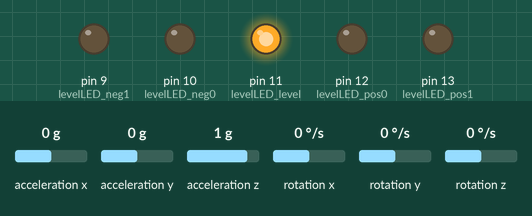
Recording of a sketch running on a simulated Arduino Uno, built with avr-gcc and run on an emulated ATmega328P. Shown: output pins drawn as LEDs (lit = HIGH). Wiring (inferred from the names in the program): MPU-6050 motion sensor at I2C address 0x68. The test bench sets the inputs (shaded band); at power-on: acceleration y 0 g, rotation z 0 °/s, acceleration x 0 g, acceleration z 1 g, rotation x 0 °/s, rotation y 0 °/s. What the sketch prints to the serial monitor is not drawn.

Above: at 5.9 s.
6.0 s: acceleration y set to -0.2 g
At 8.8 s:
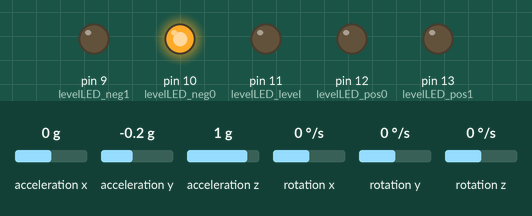
9.0 s: rotation z set to -31 °/s
12.0 s: rotation z set to -37 °/s
15.0 s: acceleration x set to -0.4 g
At 18.77 s:
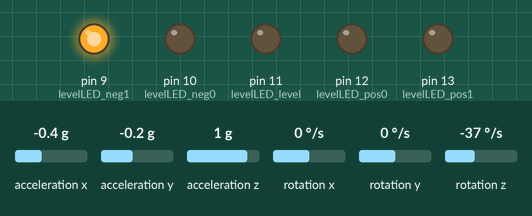
Timing chart, 0 to 19.0 s (numbered marks = the images above; inputs shaded):
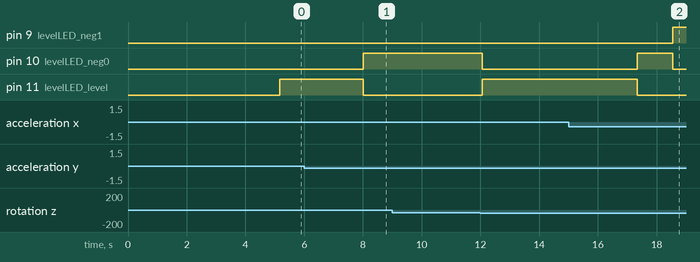

The sketch:

Arduino_Level__working_ish.ino
```cpp
/*
  Electronic Level
  mpu-6050-level.ino
  Uses MPU-6050 IMU
  Displays on 128x64 OLED and LED (not used in our code)

  DroneBot Workshop 2019
  https://dronebotworkshop.com
*/

// Include Wire Library for I2C
#include <Wire.h>


// Level LEDs
int levelLED_neg1 = 9;
int levelLED_neg0 = 10;
int levelLED_level = 11;
int levelLED_pos0 = 12;
int levelLED_pos1 = 13;


//Variables for Gyroscope
int gyro_x, gyro_y, gyro_z;
long gyro_x_cal, gyro_y_cal, gyro_z_cal;
boolean set_gyro_angles;

long acc_x, acc_y, acc_z, acc_total_vector;
float angle_roll_acc, angle_pitch_acc;

float angle_pitch, angle_roll;
int angle_pitch_buffer, angle_roll_buffer;
float angle_pitch_output, angle_roll_output;

// Setup timers and temp variables
long loop_timer;
int temp;

// Display counter
int displaycount = 0;

void setup() {

  //Start I2C
  Wire.begin();


  // Set Level LEDs as outputs
  pinMode(levelLED_neg1, OUTPUT);
  pinMode(levelLED_neg0, OUTPUT);
  pinMode(levelLED_level, OUTPUT);
  pinMode(levelLED_pos0, OUTPUT);
  pinMode(levelLED_pos1, OUTPUT);


  //Setup the registers of the MPU-6050
  setup_mpu_6050_registers();

  //Read the raw acc and gyro data from the MPU-6050 1000 times
  for (int cal_int = 0; cal_int < 1000 ; cal_int ++){
    read_mpu_6050_data();
    //Add the gyro x offset to the gyro_x_cal variable
    gyro_x_cal += gyro_x;
    //Add the gyro y offset to the gyro_y_cal variable
    gyro_y_cal += gyro_y;
    //Add the gyro z offset to the gyro_z_cal variable
    gyro_z_cal += gyro_z;
    //Delay 3us to have 250Hz for-loop
    delay(3);
  }

  // Divide all results by 1000 to get average offset
  gyro_x_cal /= 1000;
  gyro_y_cal /= 1000;
  gyro_z_cal /= 1000;

  // Start Serial Monitor
  Serial.begin(115200);

  // Init Timer
  loop_timer = micros();
}

void loop(){

  // Get data from MPU-6050
  read_mpu_6050_data();

  //Subtract the offset values from the raw gyro values
  gyro_x -= gyro_x_cal;
  gyro_y -= gyro_y_cal;
  gyro_z -= gyro_z_cal;

  //Gyro angle calculations . Note 0.0000611 = 1 / (250Hz x 65.5)

  //Calculate the traveled pitch angle and add this to the angle_pitch variable
  angle_pitch += gyro_x * 0.0000611;
  //Calculate the traveled roll angle and add this to the angle_roll variable
  //0.000001066 = 0.0000611 * (3.142(PI) / 180degr) The Arduino sin function is in radians
  angle_roll += gyro_y * 0.0000611;

  //If the IMU has yawed transfer the roll angle to the pitch angle
  angle_pitch += angle_roll * sin(gyro_z * 0.000001066);
  //If the IMU has yawed transfer the pitch angle to the roll angle
  angle_roll -= angle_pitch * sin(gyro_z * 0.000001066);

  //Accelerometer angle calculations

  //Calculate the total accelerometer vector
  acc_total_vector = sqrt((acc_x*acc_x)+(acc_y*acc_y)+(acc_z*acc_z));

  //57.296 = 1 / (3.142 / 180) The Arduino asin function is in radians
  //Calculate the pitch angle
  angle_pitch_acc = asin((float)acc_y/acc_total_vector)* 57.296;
  //Calculate the roll angle
  angle_roll_acc = asin((float)acc_x/acc_total_vector)* -57.296;

  //Accelerometer calibration value for pitch
  angle_pitch_acc -= 0.0;
  //Accelerometer calibration value for roll
  angle_roll_acc -= 0.0;

  if(set_gyro_angles){

  //If the IMU has been running
  //Correct the drift of the gyro pitch angle with the accelerometer pitch angle
    angle_pitch = angle_pitch * 0.9996 + angle_pitch_acc * 0.0004;
    //Correct the drift of the gyro roll angle with the accelerometer roll angle
    angle_roll = angle_roll * 0.9996 + angle_roll_acc * 0.0004;
  }
  else{
    //IMU has just started
    //Set the gyro pitch angle equal to the accelerometer pitch angle
    angle_pitch = angle_pitch_acc;
    //Set the gyro roll angle equal to the accelerometer roll angle
    angle_roll = angle_roll_acc;
    //Set the IMU started flag
    set_gyro_angles = true;
  }

  //To dampen the pitch and roll angles a complementary filter is used
  //Take 90% of the output pitch value and add 10% of the raw pitch value
  angle_pitch_output = angle_pitch_output * 0.9 + angle_pitch * 0.1;
  //Take 90% of the output roll value and add 10% of the raw roll value
  angle_roll_output = angle_roll_output * 0.9 + angle_roll * 0.1;
  //Wait until the loop_timer reaches 4000us (250Hz) before starting the next loop

  // Print to Serial Monitor
  Serial.print(" | Angle  = "); Serial.println(angle_pitch_output);


  // Increment the display counter
  displaycount = displaycount +1;

  if (displaycount > 100) {


  // Check Angle for Level LEDs

    if (angle_pitch_output < -5.01) {
    // Turn on Level LED
    digitalWrite(levelLED_neg1, HIGH);
    digitalWrite(levelLED_neg0, LOW);
    digitalWrite(levelLED_level, LOW);
    digitalWrite(levelLED_pos0, LOW);
    digitalWrite(levelLED_pos1, LOW);

    } else if ((angle_pitch_output > -5.00) && (angle_pitch_output < -2.01)) {
    // Turn on Level LED
    digitalWrite(levelLED_neg1, LOW);
    digitalWrite(levelLED_neg0, HIGH);
    digitalWrite(levelLED_level, LOW);
    digitalWrite(levelLED_pos0, LOW);
    digitalWrite(levelLED_pos1, LOW);

    } else if ((angle_pitch_output < 2.00) && (angle_pitch_output > -2.00)) {
    // Turn on Level LED
    digitalWrite(levelLED_neg1, LOW);
    digitalWrite(levelLED_neg0, LOW);
    digitalWrite(levelLED_level, HIGH);
    digitalWrite(levelLED_pos0, LOW);
    digitalWrite(levelLED_pos1, LOW);

    } else if ((angle_pitch_output > 2.01) && (angle_pitch_output < 5.00)) {
    // Turn on Level LED
    digitalWrite(levelLED_neg1, LOW);
    digitalWrite(levelLED_neg0, LOW);
    digitalWrite(levelLED_level, LOW);
    digitalWrite(levelLED_pos0, HIGH);
    digitalWrite(levelLED_pos1, LOW);

    } else if (angle_pitch_output > 5.01) {
    // Turn on Level LED
    digitalWrite(levelLED_neg1, LOW);
    digitalWrite(levelLED_neg0, LOW);
    digitalWrite(levelLED_level, LOW);
    digitalWrite(levelLED_pos0, LOW);
    digitalWrite(levelLED_pos1, HIGH);

    }

  displaycount = 0;

  }


 while(micros() - loop_timer < 4000);
 //Reset the loop timer
 loop_timer = micros();

}

void setup_mpu_6050_registers(){

  //Activate the MPU-6050

  //Start communicating with the MPU-6050
  Wire.beginTransmission(0x68);
  //Send the requested starting register
  Wire.write(0x6B);
  //Set the requested starting register
  Wire.write(0x00);
  //End the transmission
  Wire.endTransmission();

  //Configure the accelerometer (+/-8g)

  //Start communicating with the MPU-6050
  Wire.beginTransmission(0x68);
  //Send the requested starting register
  Wire.write(0x1C);
  //Set the requested starting register
  Wire.write(0x10);
  //End the transmission
  Wire.endTransmission();

  //Configure the gyro (500dps full scale)

  //Start communicating with the MPU-6050
  Wire.beginTransmission(0x68);
  //Send the requested starting register
  Wire.write(0x1B);
  //Set the requested starting register
  Wire.write(0x08);
  //End the transmission
  Wire.endTransmission();

}


void read_mpu_6050_data(){

  //Read the raw gyro and accelerometer data

  //Start communicating with the MPU-6050
  Wire.beginTransmission(0x68);
  //Send the requested starting register
  Wire.write(0x3B);
  //End the transmission
  Wire.endTransmission();
  //Request 14 bytes from the MPU-6050
  Wire.requestFrom(0x68,14);
  //Wait until all the bytes are received
  while(Wire.available() < 14);

  //Following statements left shift 8 bits, then bitwise OR.
  //Turns two 8-bit values into one 16-bit value
  acc_x = Wire.read()<<8|Wire.read();
  acc_y = Wire.read()<<8|Wire.read();
  acc_z = Wire.read()<<8|Wire.read();
  temp = Wire.read()<<8|Wire.read();
  gyro_x = Wire.read()<<8|Wire.read();
  gyro_y = Wire.read()<<8|Wire.read();
  gyro_z = Wire.read()<<8|Wire.read();
}
```

Measured:
- the behaviour switches between -0.1 and -0.2 g on acceleration y (found by bisection; images 0 and 1)
- the behaviour switches between -0.2 and -0.3 g on acceleration x (found by bisection; images 1 and 2)
- after the input at 6.0 s, pin 10 (levelLED_neg0): LOW → HIGH after 2.0 s; pin 11 (levelLED_level): HIGH → LOW after 2.0 s
- after the input at 15.0 s, pin 9 (levelLED_neg1): LOW → HIGH after 3.5 s; pin 10 (levelLED_neg0): LOW → HIGH after 2.3 s, → LOW 1.2 s later; pin 11 (levelLED_level): HIGH → LOW after 2.3 s
